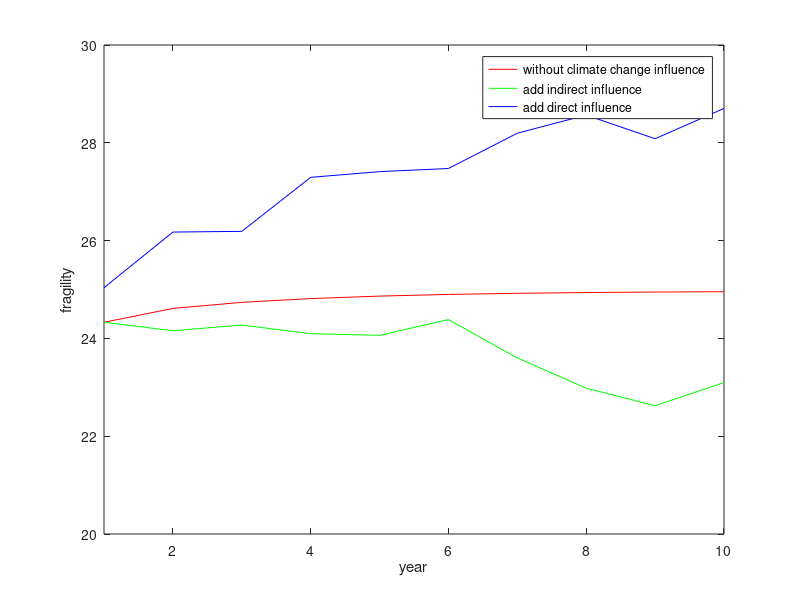

The MATLAB source for this figure:
factors=[7.10; 5.90; 5.53; 5.80];
K=[1/2 0 1/3 1/6; 0 2/3 1/6 1/6; 1/2 0 3/8 1/8; 1/4 1/4 1/4 1/4];
KC=[1/8; 0; 1/2; 1/4];
C=0.5;
year=10;
X=zeros(year);
Y1=zeros(year);
Y2=zeros(year);
Y3=zeros(year);


for i=1:year
    X(i)=i;
    Y1(i)=sum(factors);
    factors=K*factors;    
end    
p1=plot(X, Y1, 'r');
axis([1 year 20 30]);
hold on

factors=[7.10; 5.90; 5.53; 5.80];
for i=1:year
    C=rand(1)*2-1;
    X(i)=i;
    Y2(i)=sum(factors);
    factors=K*factors+KC*C;    
end    
p2=plot(X, Y2, 'g');
axis([1 year 20 30]);
hold on

factors=[7.10; 5.90; 5.53; 5.80];
for i=1:year
    C=rand(1)*2-1;
    X(i)=i;
    Y3(i)=sum(factors)+C;
    factors=K*factors+KC*C;    
end    
p3=plot(X, Y3, 'b');
axis([1 year 20 30]);
hold off
xlabel('year');
ylabel('fragility');
legend([p1(1), p2(2), p3(3)],'without climate change influence','add indirect influence','add direct influence');

